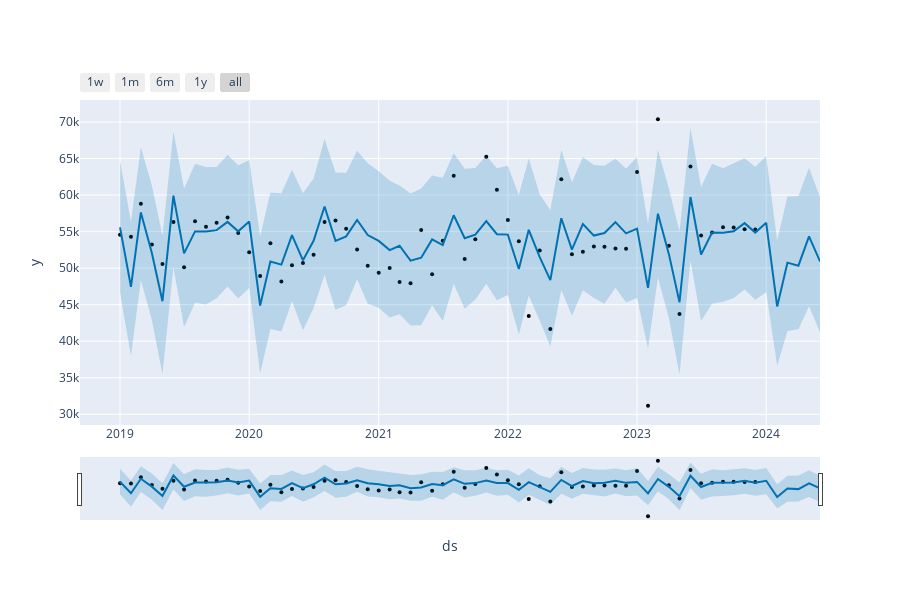

Source (notebook cell):
### Code cell
from prophet.plot import plot_plotly, plot_components_plotly

plot_plotly(model_forecast,forecast_f)
